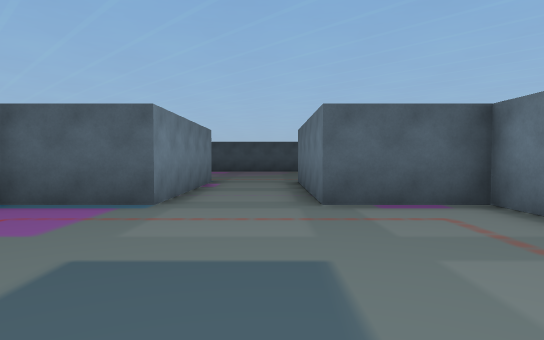
[1] (above)

20 first-person views from a walk through a scene from a Unity 3-D project. The camera is 1.4 m above the floor, tilts 2° down and sees 75° across. The floor is counted in squares, 2 m on a side. Each view is taken from the middle of a square. On the plan, view 1 faces up. The plan holds only what a view shows up to about 11 squares ahead; the rest is blank. The place goes on beyond the plan. Some surface patterns are stand-ins.

[2]
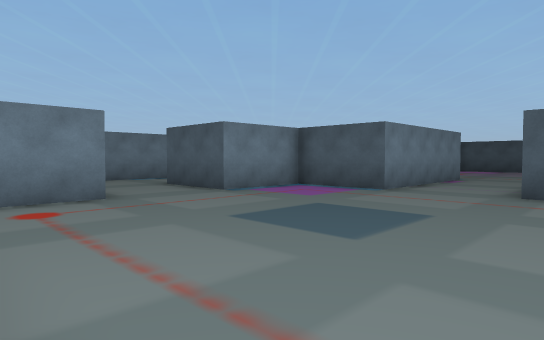

[3]
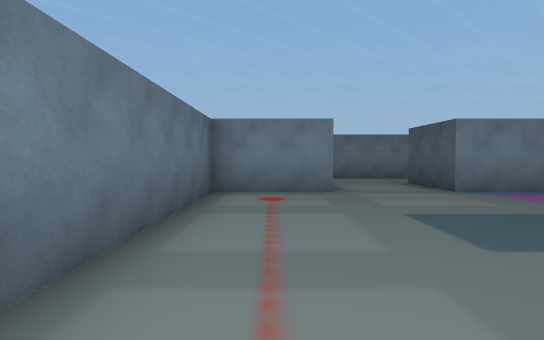

[4]
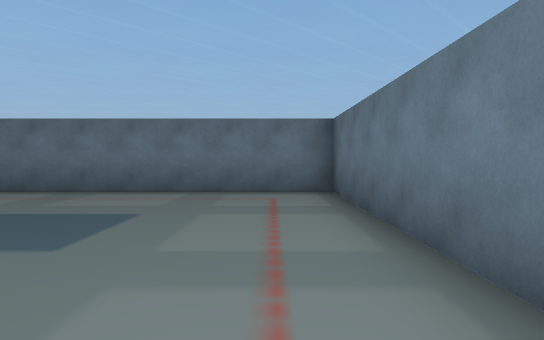

[5]
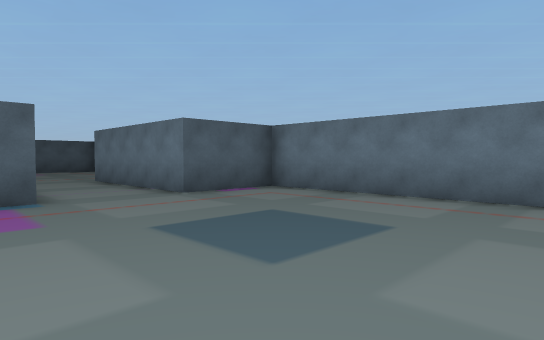

[6]
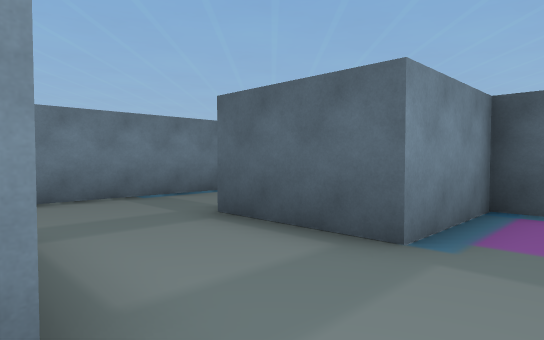

[7]
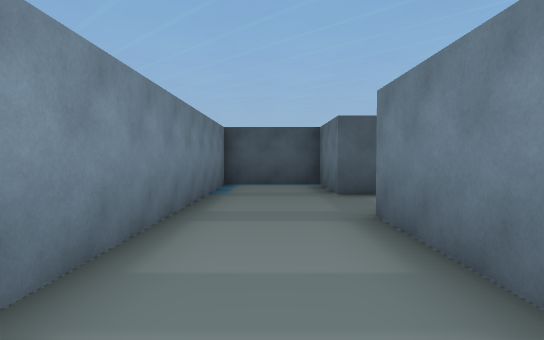

[8]
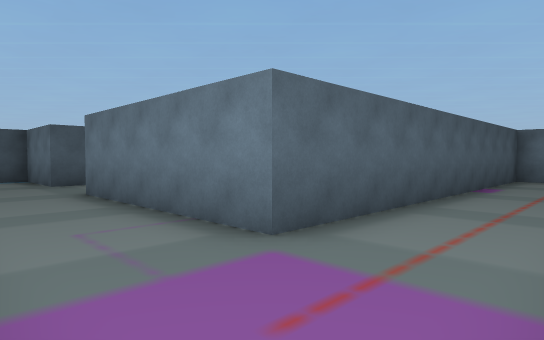

[9]
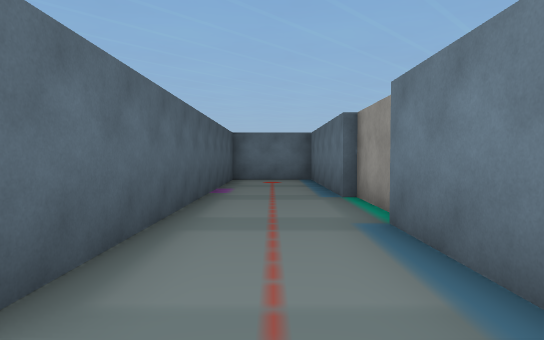

[10]
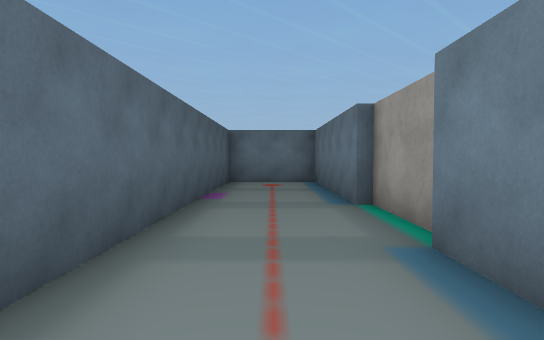

[11]
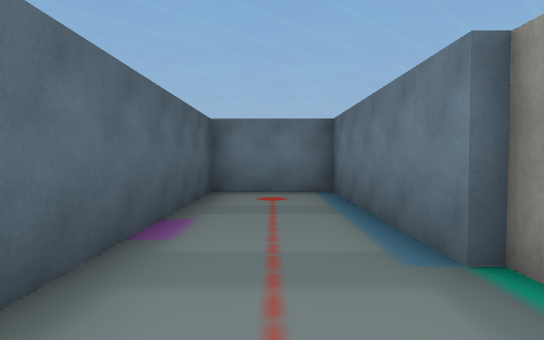

[12]
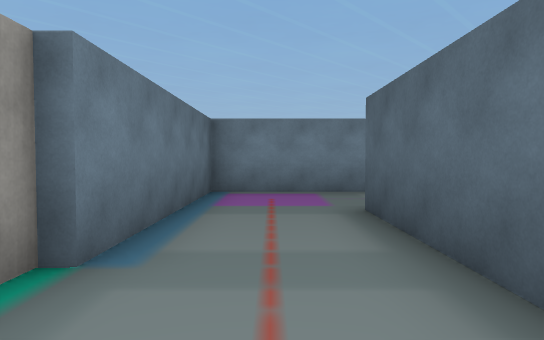

[13]
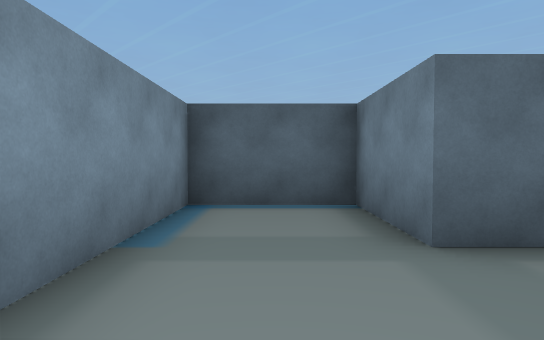

[14]
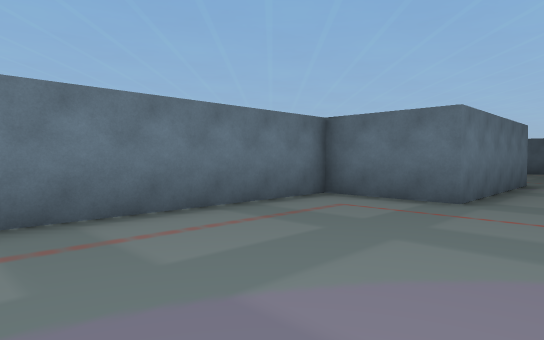

[15]
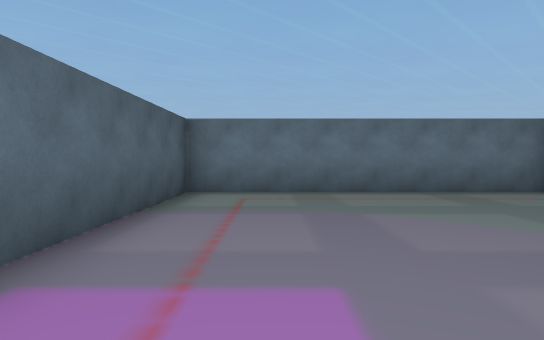

[16]
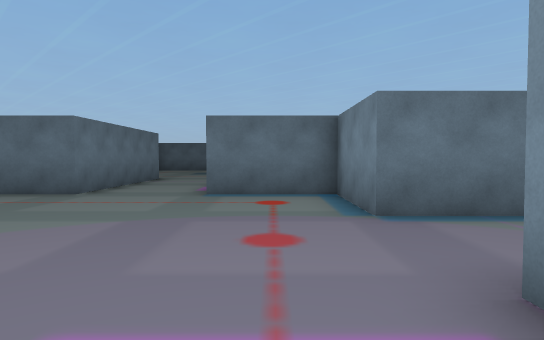

[17]
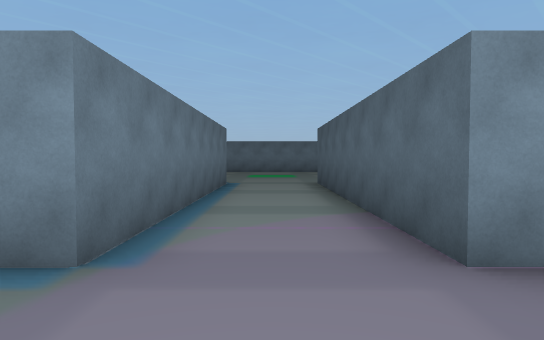

[18]
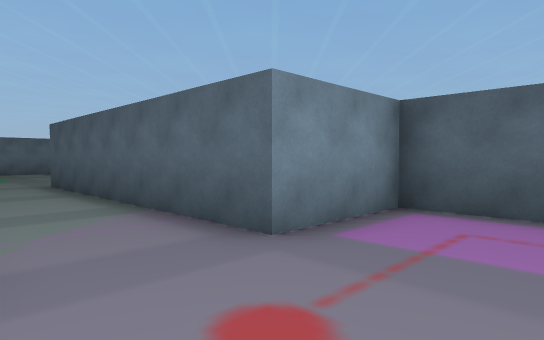

[19]
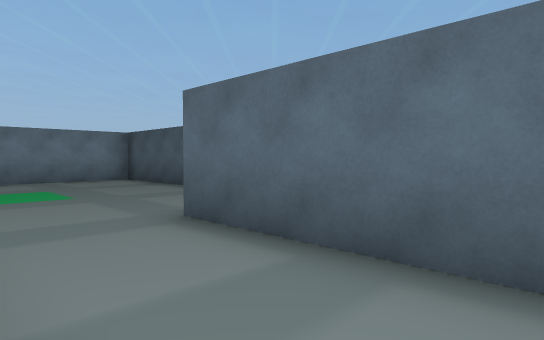

[20]
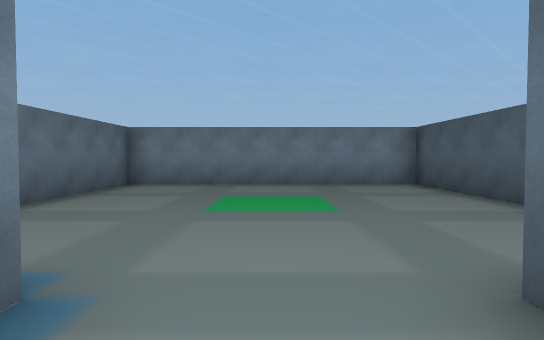

### Floor plan
Points are (right, up) in squares from view 1. A wall is a line through its corners. A room is listed if a view was taken in it or the views show most of it. See-through windows are left out.
Room 1 (views 1, 2, 3, 4, 5, 6)
walls: (-4.2, 0.4) (-4.2, -2.2) (3.3, -2.2) (3.3, 5.2) (0.7, 5.2) (0.7, 10.3); (-1.7, 10.3) (-1.7, 5.2) (-4.2, 5.2) (-4.2, 2.8)
ways out: opening at (-5.5, 1.5) to room 2; opening at (-0.5, 11) to room 3
Room 2 (views 7, 8, 9, 10, 11, 12, 13)
walls: (-9.2, -4) (-9.2, -7.3) (-4.2, -7.3); (-4.2, -7.5) (-1.8, -7.5); (-4.2, 2.8) (-6.7, 2.8) (-6.7, 5.2) (-9.2, 5.2) (-9.2, -2.5); (-1.8, -7.3) (3.3, -7.3) (3.3, -4.8) (-6.7, -4.8) (-6.7, 0.2)
ways out: opening at (-5.5, 1.5) to room 1
Room 3 (views 14, 15, 16, 17, 18, 19, 20)
walls: (-11.8, 12.8) (-4.2, 12.8) (-4.2, 10.3) (-1.7, 10.3); (-15.2, 17.8) (-19.2, 17.8) (-19.2, 10.3) (-15.2, 10.3); (0.7, 10.3) (3.3, 10.3) (3.3, 17.8) (-4.2, 17.8) (-4.2, 15.3) (-11.8, 15.3)
ways out: opening at (-0.5, 11) to room 1

Positions as (right, up) in squares from view 1, and headings:
1: (0, 0), facing up
2: (2, -2), facing up-left
3: (3, -1), facing left
4: (-4, -1), facing right
5: (-3, -1), facing up-right
6: (-3, 0), facing up-left
7: (-8, -4), facing up
8: (-9, -7), facing up-right
9: (-8, -6), facing right
10: (-7, -6), facing right
11: (-4, -6), facing right
12: (-2, -6), facing left
13: (-8, 0), facing up
14: (-1, 16), facing down-right
15: (-4, 16), facing right
16: (-3, 17), facing down
17: (-2, 14), facing left
18: (-2, 13), facing up-left
19: (-8, 13), facing up-left
20: (-10, 14), facing left
